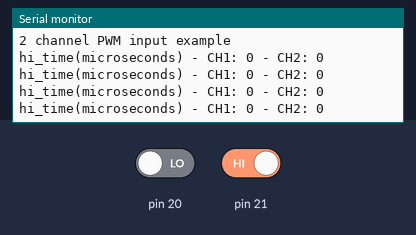
Bench run of a sketch on a simulated Arduino Mega 2560, built with avr-gcc and run on an emulated ATmega2560. Parts: the last lines printed to the serial monitor. The test bench sets the inputs (shaded band); at power-on: pin 21 HIGH, pin 20 LOW.

Above: at 1.3 s.
1.4 s: pin 21 driven HIGH
At 1.54 s:
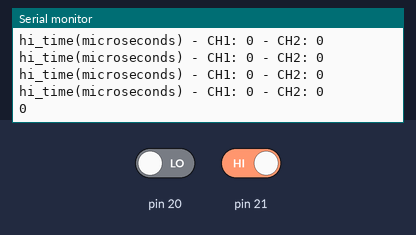
2.9 s: pin 21 driven LOW
At 3.33 s:
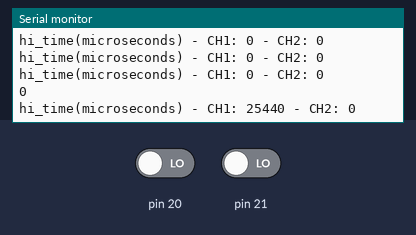

The sketch:

pwm_input_2ch_ext_isr.ino
```cpp
// Simple 16 bit Timer example
// Tristan Hill - January,10,2016 - March 06, 2019
// Revised - March 19, 2019

// goal: measure in RC PWM signals as accuraelty as possible
// goal: add functionality for multilpe channels

int c_time = 0;
int c_cnt = 0;
volatile uint16_t of1_cnt = 0;
volatile uint16_t of3_cnt = 0;

volatile float   time1_sec = 0;
volatile float   time3_sec = 0;
volatile uint8_t itp_0 = 0x00, itp_1 = 0x00;

volatile bool hi_flag0 = 0;
volatile uint16_t hi_start0, hi_time0; // high time measured in 'TCNT1 cycles = 16e6*prescale'
                                       // high time measured in 'seconds'
volatile bool hi_flag1 = 0;
volatile uint16_t hi_start1, hi_time1;


int prescale1, prescale3;

char out_str0[50];
char out_str1[50];


void setup() {

  // setup 16bit Timer 1 (global timer) in mode 0
  TCCR1A  = 0b00000000;
  TCCR1B  = 0b00000010; //timer prescale = 8
  TIMSK1  = 0b00000001; // overflow interrupt enable
  prescale1 = 8;

  // setup 16bit Timer 3 (debug print timer) in mode 0
  TCCR3A  = 0b00000000;
  TCCR3B  = 0b00000011;//timer prescale = 64
  //TCCR3B  = 0b00000100;//timer prescale = 256
  TIMSK3  = 0b00000001; // overflow interrupt enable
  prescale3 = 256;

  //setup external interrupts, INT0(PE0,pin21) and INT1(PE1,pin20)
  cli(); //turn interrupts off during setup
  DDRE &=  0b11110000; // PORTE0-3 as inputs
  DDRD &=  0b11110000; // PORTE0-3 as inputs

  EICRA = 0b00000101;  // logical change trigger on INT0 and INT1 (table 11-3)
  //EICRB |= 0b00001111; // used for ISR 5-7
  EIMSK |= 0b00000011; //external interrupt request enable on INT0 and INT1
  sei(); //turn interrupts on for use

  // setup serial monitior
  Serial.begin(115200);          //  setup serial
  while (!Serial);
  Serial.println("2 channel PWM input example");

  delay(100);

}

void loop() {

  delay(100);

}

// ********************************************************************************
// Interrupt Routines
// ********************************************************************************

// timer1 overflow
ISR(TIMER1_OVF_vect) {
  of1_cnt++;
  time1_sec = time1_sec + 1.0 / 16000000.0 * 65536 * prescale1; // 1/16e6*65536=.00409 sec
}

// timer3 overflow - this is a slow timer used for debug printing
ISR(TIMER3_OVF_vect) {
  //of3_cnt++;

  sprintf(out_str1, "hi_time(microseconds) - CH1: %i - CH2: %i\n", hi_time0, hi_time1);
  //time3_sec = time3_sec + 1.0 / 16000000.0 * 65536 * prescale3;
  Serial.print(out_str0);
  Serial.print(out_str1);
}

// define the ISR functions for input capture
ISR(INT0_vect) {
  Serial.print(ICR1,BIN);
  Serial.print("\n");
  if (PIND&=0b00000001) {
    hi_start0 = TCNT1;
  } else {
    hi_time0 = (TCNT1 - hi_start0) * 0.0625 * prescale1; // 0.0625=1/16e6*1e6*prescale
  }
}

// define the ISR functions for input capture
ISR(INT1_vect) {
  if (PIND&=0b00000010) {
    hi_start1 = TCNT1;
  } else {
    hi_time1= (TCNT1 - hi_start1) * 0.0625 * prescale1;
  }
}
```

Measured:
- after the input at 1.4 s, the serial monitor: prints a new line at once (image 1)
- after the input at 2.9 s, the serial monitor: prints a new line after 0.25 s (image 2)
